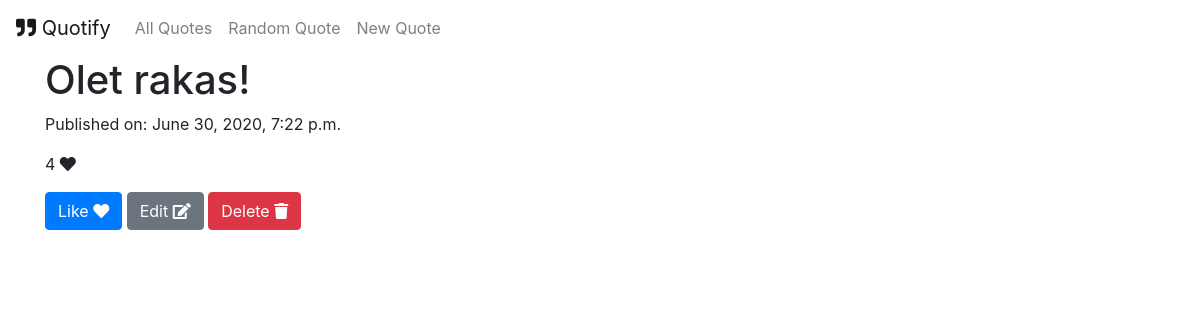
Page /quotes/7/ on the committed database.
### quotes/models.py (models this page shows, shortened)
class Quote(models.Model):
    quote_text = models.CharField(max_length=1000)
    pub_date = models.DateTimeField('date published', auto_now=True)
    likes = models.IntegerField(default=0)

### quotes/views.py (the view)
# urls.py: path('<int:pk>/', views.DetailView.as_view(), name='detail'),
class DetailView(generic.DetailView):
    model = Quote
    template_name = 'quotes/detail.html'

### quotes/templates/quotes/detail.html
{% extends 'quotes/base.html' %}
{% block content %}
    <h1>{{ quote.quote_text }}</h1>
    <p>Published on: {{ quote.pub_date }}</p>
    <p>{{ quote.likes }} <i class="fas fa-heart"></i></p>
    <a class="btn btn-primary" href="{% url 'quotes:like' quote.id %}">Like <i class="fas fa-heart"></i></a>
    <a class="btn btn-secondary" href="{% url 'quotes:edit' quote.id %}">Edit <i class="fas fa-edit"></i></a>
    <a class="btn btn-danger" href="{% url 'quotes:delete' quote.id %}">Delete <i class="fas fa-trash"></i></a>
{% endblock %}

### rows in the picture
Quote: quote_text "Olet rakas!", pub_date "June 30, 2020, 7:22 p.m.", likes "4"
